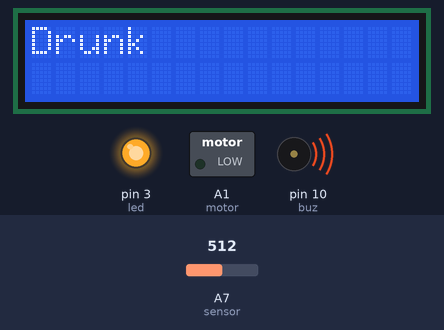
Simulated run of this sketch. Board: Arduino Nano, built with avr-gcc and run on an emulated ATmega328P. On the bench: 16×2 character LCD, switched loads named in the sketch (green lamp = pin HIGH), output pins drawn as LEDs (lit = HIGH), buzzer (waves = sounding, pin HIGH). The test bench sets the inputs (shaded band); at power-on: A7 (sensor) = 512. What the sketch prints to the serial monitor is not drawn.

Above: at 3.2 s.
3.3 s: A7 (sensor) set to 254
5.5 s: A7 (sensor) set to 235
At 7.3 s:
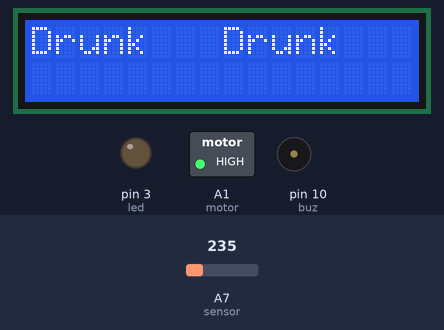
8.5 s: A7 (sensor) set to 306
At 9.2 s:
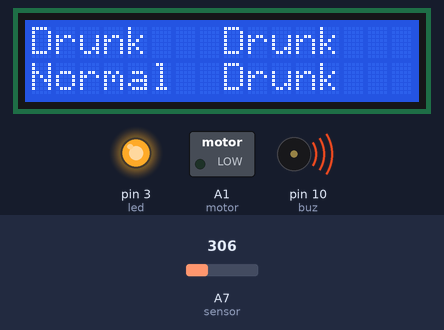
10.2 s: A7 (sensor) set to 122
At 12.2 s:
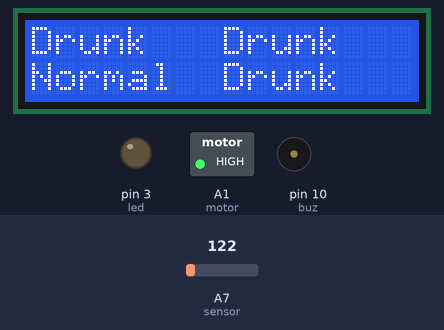
15.7 s: A7 (sensor) set to 511
At 16.8 s:
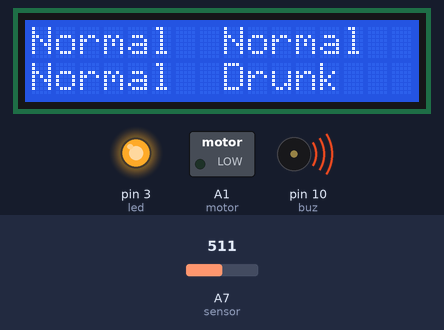
18.0 s: A7 (sensor) set to 0
At 20.8 s:
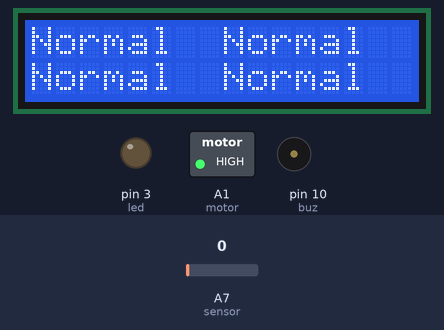
Timing chart, 0 to 22.0 s (numbered marks = the images above; inputs shaded):
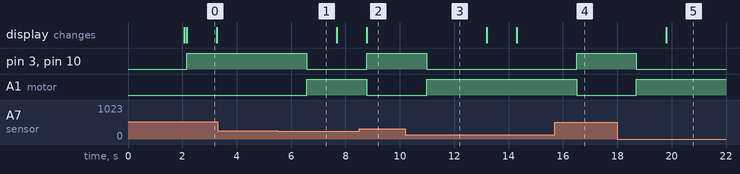

Measured:
- the behaviour switches between 245 and 244 on A7 (sensor) (found by bisection; images 0 and 1)
- after the input at 3.3 s, every drawn part: stays the same
- after the input at 5.5 s, pin 3 (led), pin 10 (buz): HIGH → LOW after 1.1 s; A1 (motor): LOW → HIGH after 1.1 s
- after the input at 8.5 s, pin 3 (led), pin 10 (buz): LOW → HIGH after 0.28 s; A1 (motor): HIGH → LOW after 0.28 s; the display: changes after 0.28 s (image 2)
- after the input at 10.2 s, pin 3 (led), pin 10 (buz): HIGH → LOW after 0.79 s; A1 (motor): LOW → HIGH after 0.79 s
- after the input at 15.7 s, pin 3 (led), pin 10 (buz): LOW → HIGH after 0.80 s; A1 (motor): HIGH → LOW after 0.80 s
- after the input at 18.0 s, pin 3 (led), pin 10 (buz): HIGH → LOW after 0.71 s; A1 (motor): LOW → HIGH after 0.71 s; the display: changes after 1.8 s (image 5)
- what the display in image 0 shows lasts 1.1 s, from 2.2 s to 3.3 s

The sketch:

alcohol_code_final.ino
```cpp
#include <LiquidCrystal.h>
LiquidCrystal lcd(9,8,7,6,5,4);
#define sensor A7
#define led 3
#define buz 10
#define motor A1
void setup()
{
  Serial.begin(9600);
  lcd.begin(16,2);
  lcd.print("Alcohol Detector");
  lcd.setCursor(0,1);
  delay(2000);
  pinMode(sensor, INPUT);
  pinMode(buz, OUTPUT);
  pinMode(led, OUTPUT);
  pinMode(motor, OUTPUT);
  lcd.clear();
}

void loop()
{
  float adcValue=0;
  for(int i=0;i<10;i++)
  {
    adcValue+= analogRead(sensor);
    delay(10);
  }
    float v= (adcValue/10) * (5.0/1024.0);
    float mgL= 0.67 * v;
    if(mgL > 0.8)
    {
      lcd.print("Drunk   ");
      Serial.println("    Drunk");
      digitalWrite(buz, HIGH);
      digitalWrite(led, HIGH);
      digitalWrite(motor, LOW);
    }
    else
    {
      lcd.print("Normal  ");
      Serial.println("    Normal");
      digitalWrite(buz, LOW);
      digitalWrite(led, LOW);
      digitalWrite(motor, HIGH);
    }

    delay(1000);

}
```
